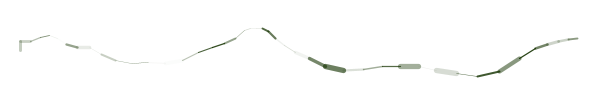
Frame 1 (no input)
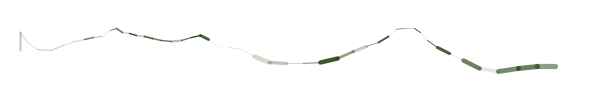
Frame 2 (the mouse pressed at the canvas centre, redrawn once)

The Processing sketch that drew these frames (run headless with seeded random() and noise(); the mouse was pressed at the canvas centre and the sketch redrawn once):

// Processing sketch: processing_117080
// ── processing_117080.pde

//NOISE WIGGLY LINE 02
//TCY

void setup() {
  size(600, 100);
  noLoop();
}

void draw() {
  background(255);

  stroke(20, 50, 70);
  float step = 20;
  float nlevel = 0.1;
  float lastx = 20;
  float lasty = 50;
  float ynoise = random(20);
  float y;
  int border = 20;
  for (int x=border; x<=width-border;
x+=step) {
  step=noise(ynoise)*30;
      y = 10 + noise(ynoise)*90;
    stroke(20, 50, noise(ynoise), random(250));
    strokeWeight(noise(ynoise)*random(9));
    line(x, y, lastx, lasty);
    lastx = x;
    lasty = y;
    ynoise += nlevel;
  }
}
